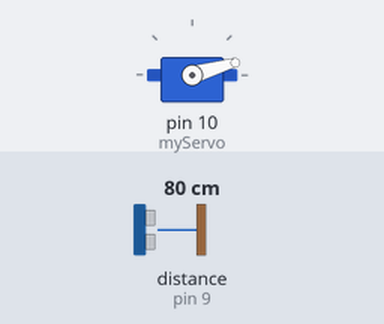
The sketch below on a simulated Arduino Uno, built with avr-gcc and run on an emulated ATmega328P. Shown: servo. Wiring (inferred from the names in the program): ultrasonic range finder: trigger pin 8; echo pin 9. The test bench sets the inputs (shaded band); at power-on: distance to the obstacle (sensor on pin 9) 80 cm. The echo pulse lasts 58.3 µs per cm; what the sketch prints to the serial monitor is not drawn.

Above: at 0.01 s.
1.3 s: distance to the obstacle (sensor on pin 9) set to 2 cm
At 2.3 s:
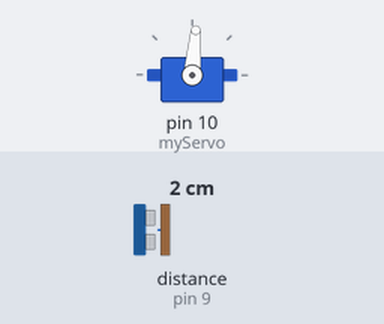
4.3 s: distance to the obstacle (sensor on pin 9) set to 299 cm
At 5.12 s:
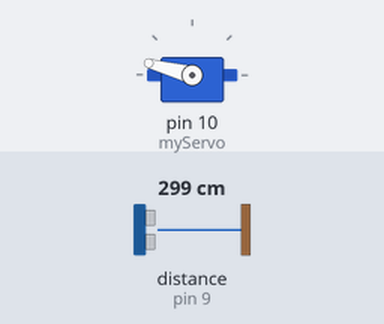
7.3 s: distance to the obstacle (sensor on pin 9) set to 4 cm
10.3 s: distance to the obstacle (sensor on pin 9) set to 18 cm
Timing chart, 0 to 14.3 s (numbered marks = the images above; inputs shaded):
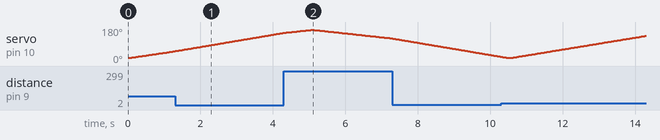

The sketch:

arduinoide.ino
```cpp
#include <Servo.h>

const int trigPin = 8;
const int echoPin = 9;

// defining time and distance
long duration;
int distance;
Servo myServo; // Object servo

void setup() {
  pinMode(trigPin, OUTPUT); // trigPin as an Output
  pinMode(echoPin, INPUT); // echoPin as an Input
  Serial.begin(9600);
  myServo.attach(10); // Pin Connected To Servo
}

void loop() {
  // rotating servo i++ depicts increment of one degree
  for(int i = 16; i <= 165; i++) {
    myServo.write(i);
    delay(30);
    distance = calculateDistance();

    Serial.print(i);
    Serial.print(",");
    Serial.print(distance);
    Serial.print(".");
  }
  // Repeats the previous lines from 165 to 15 degrees
  for(int i = 165; i > 15; i--) {
    myServo.write(i);
    delay(30);
    distance = calculateDistance();
    Serial.print(i);
    Serial.print(",");
    Serial.print(distance);
    Serial.print(".");
  }
}

int calculateDistance() {
  digitalWrite(trigPin, LOW);
  delayMicroseconds(2);
  // Sets the trigPin on HIGH state for 10 microseconds
  digitalWrite(trigPin, HIGH);
  delayMicroseconds(10);
  digitalWrite(trigPin, LOW);
  duration = pulseIn(echoPin, HIGH);
  distance = duration * 0.034 / 2;
  return distance;
}
```
